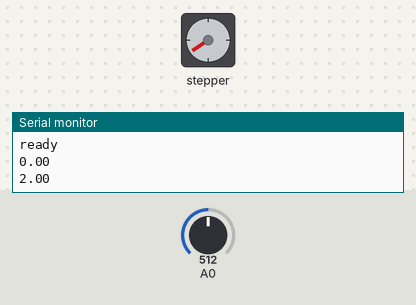
The sketch below on a simulated Arduino Uno, built with avr-gcc and run on an emulated ATmega328P. Parts: stepper motor, the last lines printed to the serial monitor. Inputs (shaded band) come from the test bench; at power-on: A0 = 512. Stepper angles assume 200 steps per turn.

Above: at 1.2 s.
1.3 s: A0 set to 81
At 1.67 s:
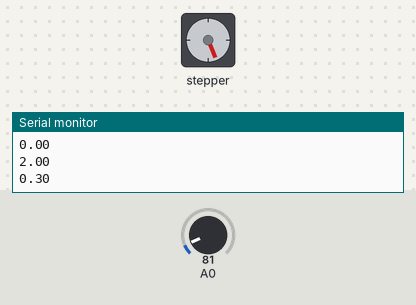
4.3 s: A0 set to 71
At 4.72 s:
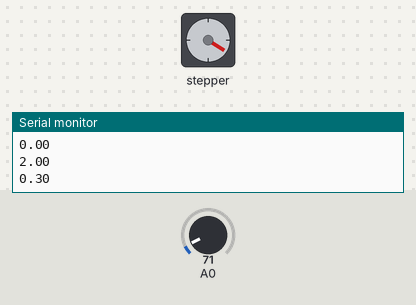
7.3 s: A0 set to 122
At 7.48 s:
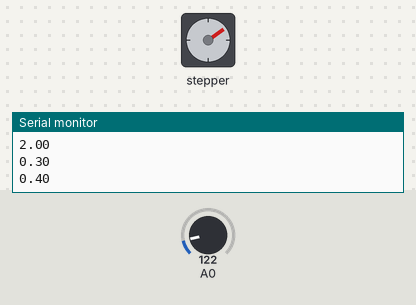
10.3 s: A0 set to 716
Timing chart, 0 to 17.3 s (numbered marks = the images above; inputs shaded):
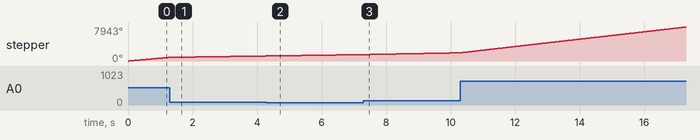

The sketch:

potentiometer_control.ino
```cpp
// Include the AccelStepper library:
#include <AccelStepper.h>

// Define number of steps per revolution:
const int steps = 200;
float hz = 4;
float spd = hz * steps;

// Give the motor control pins names
#define dir 2
#define stp 3

// Define the AccelStepper interface type:
#define MotorInterfaceType 1

// Create a new instance of the AccelStepper class:
AccelStepper stepper = AccelStepper(MotorInterfaceType, stp, dir);

void setup() {
  // Set the maximum steps per second:
  stepper.setMaxSpeed(hz * steps);

  // Set starting speed to 0
  hz = 0;
  spd = hz * steps;
  stepper.setSpeed(spd);

  // Initialize the Seriell monitor
  Serial.begin(9600);
  Serial.println("ready");
  Serial.println(hz);
}

void loop() {

  // Map the value from the potentiometer to a frequency between 0 - 4 Hz
  // with a stepsize of 0.1 Hz
  hz = int(map(analogRead(A0), 0, 1024, -0.1, 41));
  hz = hz/10;
  if (hz > (spd/steps + 0.09) or hz < (spd/steps - 0.11)) {
    if (hz < 0.21) { hz = 0; }
    Serial.println(hz);
    spd = hz * steps;
  }

  // Set the speed of the motor in steps per second:
  stepper.setSpeed(spd);
  // Step the motor with constant speed as set by setSpeed():
  stepper.runSpeed();
}
```

Measured:
- the behaviour switches between 75 and 74 on A0 (found by bisection; images 1 and 2)
